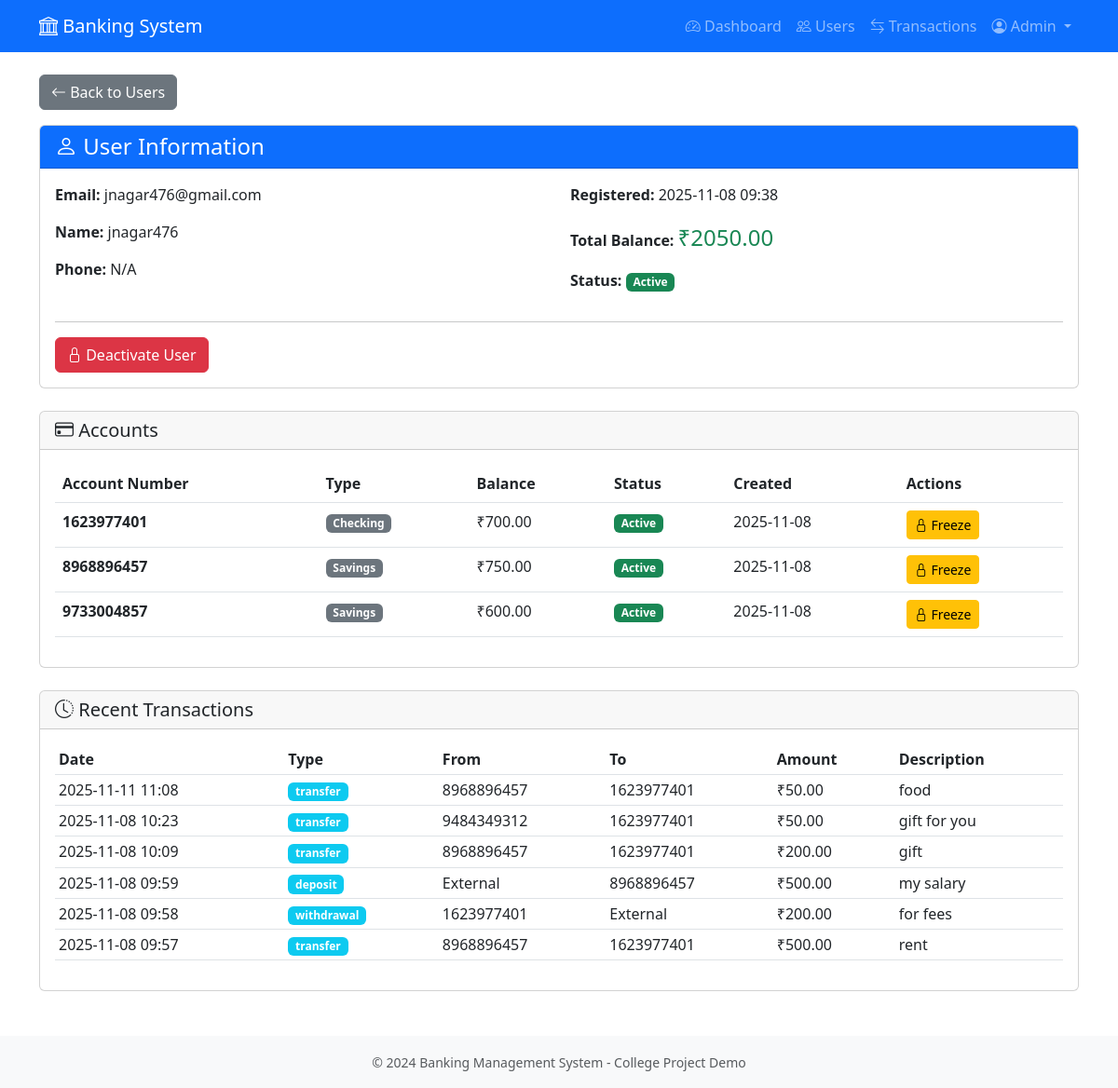
Screenshot of /admin/user/1 (signed in) with the database file from the repository.
### app/models.py (models this page shows, shortened)
class User(UserMixin, db.Model):
    __tablename__ = 'users'
    id = db.Column(db.Integer, primary_key=True)
    email = db.Column(db.String(120), unique=True, nullable=False, index=True)
    password_hash = db.Column(db.String(255), nullable=False)
    full_name = db.Column(db.String(100), nullable=False)
    phone = db.Column(db.String(20), nullable=True)
    is_admin = db.Column(db.Boolean, default=False, nullable=False)
    is_active = db.Column(db.Boolean, default=True, nullable=False)
    created_at = db.Column(db.DateTime, default=datetime.utcnow, nullable=False)
    accounts = db.relationship('Account', backref='owner', lazy='dynamic', cascade='all, delete-orphan')
    def get_total_balance(self):
        total_cents = sum(account.balance for account in self.accounts)
        return total_cents / 100.0

class Account(db.Model):
    __tablename__ = 'accounts'
    id = db.Column(db.Integer, primary_key=True)
    user_id = db.Column(db.Integer, db.ForeignKey('users.id'), nullable=False, index=True)
    account_number = db.Column(db.String(20), unique=True, nullable=False, index=True)
    account_type = db.Column(db.String(20), nullable=False)  # 'checking' or 'savings'
    balance = db.Column(db.Integer, default=0, nullable=False)  # Stored in cents
    is_frozen = db.Column(db.Boolean, default=False, nullable=False)
    created_at = db.Column(db.DateTime, default=datetime.utcnow, nullable=False)
    transactions_sent = db.relationship(
        'Transaction',
        foreign_keys='Transaction.from_account_id',
        backref='source_account',
        lazy='dynamic'
    )
    transactions_received = db.relationship(
        'Transaction',
        foreign_keys='Transaction.to_account_id',
        backref='destination_account',
        lazy='dynamic'
    )
    def get_balance(self):
        return self.balance / 100.0

class Transaction(db.Model):
    __tablename__ = 'transactions'
    id = db.Column(db.Integer, primary_key=True)
    from_account_id = db.Column(db.Integer, db.ForeignKey('accounts.id'), nullable=True, index=True)
    to_account_id = db.Column(db.Integer, db.ForeignKey('accounts.id'), nullable=True, index=True)
    amount = db.Column(db.Integer, nullable=False)  # Stored in cents
    transaction_type = db.Column(db.String(20), nullable=False)  # 'transfer', 'deposit', 'withdrawal'
    description = db.Column(db.String(255), nullable=True)
    timestamp = db.Column(db.DateTime, default=datetime.utcnow, nullable=False, index=True)
    def get_amount(self):
        return self.amount / 100.0

### app/routes/admin_routes.py (the view)
@bp.route('/user/<int:user_id>')
@login_required
@admin_required
def user_details(user_id):
    user = User.query.get_or_404(user_id)
    accounts = user.accounts.all()
    account_ids = [acc.id for acc in accounts]
    recent_transactions = Transaction.query.filter(
        db.or_(
            Transaction.from_account_id.in_(account_ids),
            Transaction.to_account_id.in_(account_ids)
        )
    ).order_by(desc(Transaction.timestamp)).limit(20).all()
    total_balance = user.get_total_balance()
    return render_template(
        'admin/user_details.html',
        title=f'User: {user.email}',
        user=user,
        accounts=accounts,
        recent_transactions=recent_transactions,
        total_balance=total_balance
    )

### app/routes/admin_routes.py (called while the page is built)
def admin_required(f):
    @wraps(f)
    def decorated_function(*args, **kwargs):
        if not current_user.is_authenticated:
            flash('Please log in to access this page.', 'warning')
            return redirect(url_for('auth.admin_login'))
        if not isinstance(current_user, Admin):
            flash('Access denied. Admin privileges required.', 'danger')
            abort(403)  # Forbidden
        return f(*args, **kwargs)
    return decorated_function

### app/templates/admin/user_details.html (shortened to what this page needs)
{% extends "layout.html" %}
{% block content %}
<div class="mb-3">
    <a href="{{ url_for('admin.users') }}" class="btn btn-secondary">
        <i class="bi bi-arrow-left"></i> Back to Users
    </a>
</div>
<div class="card mb-4">
    <div class="card-header bg-primary text-white">
        <h4 class="mb-0"><i class="bi bi-person"></i> User Information</h4>
    </div>
    <div class="card-body">
        <div class="row">
            <div class="col-md-6">
                <p><strong>Email:</strong> {{ user.email }}</p>
                <p><strong>Name:</strong> {{ user.full_name or 'N/A' }}</p>
                <p><strong>Phone:</strong> {{ user.phone or 'N/A' }}</p>
            </div>
            <div class="col-md-6">
                <p><strong>Registered:</strong> {{ user.created_at.strftime('%Y-%m-%d %H:%M') }}</p>
                <p><strong>Total Balance:</strong> <span class="fs-4 text-success">₹{{ "%.2f"|format(total_balance) }}</span></p>
                <p><strong>Status:</strong>
                    {% if user.is_active %}
                        <span class="badge bg-success">Active</span>
                    {% else %}
                        <span class="badge bg-danger">Inactive</span>
                    {% endif %}
                </p>
            </div>
        </div>
        <hr>
        <form method="POST" action="{{ url_for('admin.toggle_user_status', user_id=user.id) }}" class="d-inline">
            {% if user.is_active %}
                <button type="submit" class="btn btn-danger" onclick="return confirm('Are you sure you want to deactivate this user?')">
                    <i class="bi bi-lock"></i> Deactivate User
                </button>
            {% else %}
                <button type="submit" class="btn btn-success" onclick="return confirm('Are you sure you want to activate this user?')">
                    <i class="bi bi-unlock"></i> Activate User
                </button>
            {% endif %}
        </form>
    </div>
</div>
<div class="card mb-4">
    <div class="card-header">
        <h5 class="mb-0"><i class="bi bi-credit-card"></i> Accounts</h5>
    </div>
    <div class="card-body">
        {% if accounts %}
            <div class="table-responsive">
                <table class="table table-hover">
                    <thead>
                        <tr>
                            <th>Account Number</th>
                            <th>Type</th>
                            <th>Balance</th>
                            <th>Status</th>
                            <th>Created</th>
                            <th>Actions</th>
                        </tr>
                    </thead>
                    <tbody>
                        {% for account in accounts %}
                        <tr>
                            <td><strong>{{ account.account_number }}</strong></td>
                            <td><span class="badge bg-secondary">{{ account.account_type.title() }}</span></td>
                            <td>₹{{ "%.2f"|format(account.get_balance()) }}</td>
                            <td>
                                {% if account.is_frozen %}
                                    <span class="badge bg-danger">Frozen</span>
                                {% else %}
                                    <span class="badge bg-success">Active</span>
                                {% endif %}
                            </td>
                            <td>{{ account.created_at.strftime('%Y-%m-%d') }}</td>
                            <td>
                                <form method="POST" action="{{ url_for('admin.toggle_account_freeze', account_id=account.id) }}" class="d-inline">
                                    {% if account.is_frozen %}
                                        <button type="submit" class="btn btn-sm btn-success">
                                            <i class="bi bi-unlock"></i> Unfreeze
                                        </button>
                                    {% else %}
                                        <button type="submit" class="btn btn-sm btn-warning" onclick="return confirm('Freeze this account?')">
                                            <i class="bi bi-lock"></i> Freeze
                                        </button>
                                    {% endif %}
                                </form>
                            </td>
                        </tr>
                        {% endfor %}
                    </tbody>
                </table>
            </div>
        {% else %}
            <p class="text-muted mb-0">No accounts found.</p>
        {% endif %}
    </div>
</div>
<div class="card">
    <div class="card-header">
        <h5 class="mb-0"><i class="bi bi-clock-history"></i> Recent Transactions</h5>
    </div>
    <div class="card-body">
        {% if recent_transactions %}
            <div class="table-responsive">
                <table class="table table-sm">
                    <thead>
                        <tr>
                            <th>Date</th>
                            <th>Type</th>
                            <th>From</th>
                            <th>To</th>
                            <th>Amount</th>
                            <th>Description</th>
                        </tr>
                    </thead>
                    <tbody>
                        {% for transaction in recent_transactions %}
                        <tr>
                            <td>{{ transaction.timestamp.strftime('%Y-%m-%d %H:%M') }}</td>
                            <td><span class="badge bg-info">{{ transaction.transaction_type }}</span></td>
                            <td>
                                {% if transaction.source_account %}
                                    {{ transaction.source_account.account_number }}
                                {% else %}
                                    External
                                {% endif %}
                            </td>
                            <td>
                                {% if transaction.destination_account %}
                                    {{ transaction.destination_account.account_number }}
                                {% else %}
                                    External
                                {% endif %}
                            </td>
                            <td>₹{{ "%.2f"|format(transaction.get_amount()) }}</td>
                            <td>{{ transaction.description or 'N/A' }}</td>
                        </tr>
                        {% endfor %}
                    </tbody>
                </table>
            </div>
        {% else %}
            <p class="text-muted mb-0">No transactions found.</p>
        {% endif %}
    </div>
</div>
{% endblock %}

### rows the page displays
User: email "jnagar476@gmail.com", full_name "jnagar476", phone "N/A", created_at "2025-11-08 09:38"
Account: account_number "1623977401", account_type "Checking", get_balance "700.00", is_frozen "Active", created_at "2025-11-08"
Account: account_number "8968896457", account_type "Savings", get_balance "750.00", is_frozen "Active", created_at "2025-11-08"
Account: account_number "9733004857", account_type "Savings", get_balance "600.00", is_frozen "Active", created_at "2025-11-08"
Transaction: get_amount "50.00"
Transaction: get_amount "50.00"
Transaction: get_amount "200.00"
Transaction: shows "External", get_amount "500.00"
Transaction: shows "External", get_amount "200.00"
Transaction: get_amount "500.00"

### other values shown
{{ "%.2f"|format(total_balance) }} "2050.00"
